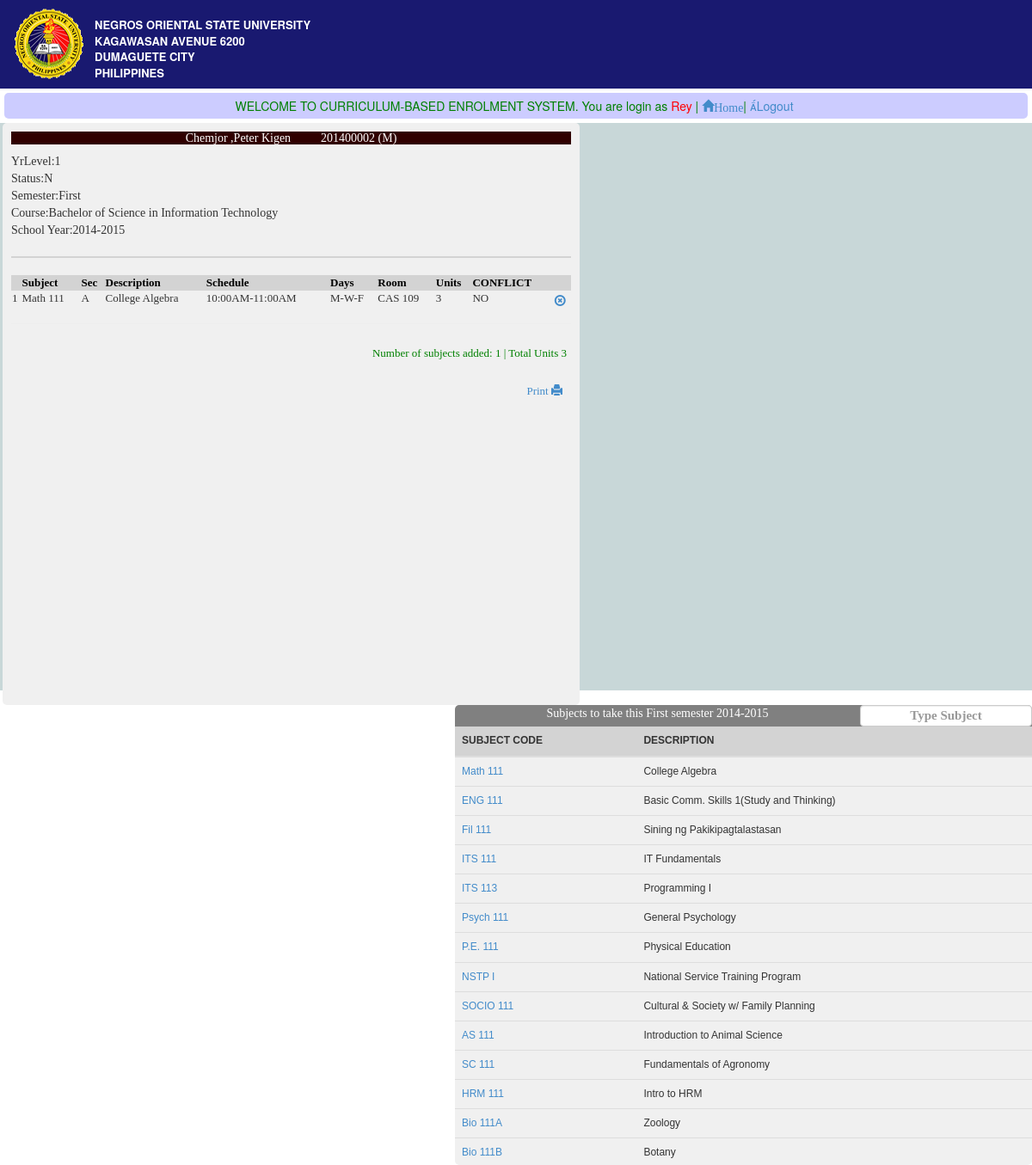
/enrol.php?id=201400002 (signed in), run on the app's committed database.
### tables this page shows
CREATE TABLE IF NOT EXISTS `stud_information` (
  `studno` bigint(10) NOT NULL AUTO_INCREMENT COMMENT '20140000',
  `fname` varchar(30) NOT NULL,
  `mname` varchar(30) NOT NULL,
  `lname` varchar(30) NOT NULL,
  `sufname` varchar(10) NOT NULL,
  `gender` char(1) NOT NULL,
  `bday` date NOT NULL,
  `bplace` varchar(30) NOT NULL,
  `course` varchar(200) NOT NULL,
  `street` varchar(30) NOT NULL,
  `barangay` varchar(30) NOT NULL,
  `town` varchar(30) NOT NULL,
  `province` varchar(30) NOT NULL,
  `country` varchar(30) NOT NULL,
  `contact` varchar(30) NOT NULL,
  `civilstatus` varchar(30) NOT NULL,
  `parent` varchar(50) NOT NULL,
  `parent_con` varchar(30) NOT NULL,
  `father` varchar(60) NOT NULL,
  `father_con` varchar(30) NOT NULL,
  `mother` varchar(60) NOT NULL,
  `mother_con` varchar(30) NOT NULL,
  `spouse` varchar(60) NOT NULL,
  `spouse_con` varchar(30) NOT NULL,
  `numboy` tinyint(3) NOT NULL,
  `numgirl` tinyint(3) NOT NULL,
  `or_num` varchar(10) NOT NULL,
  `or_date` date NOT NULL,
  `date_in` date NOT NULL,
  `user_in` varchar(10) NOT NULL,
  PRIMARY KEY (`studno`),
  UNIQUE KEY `studno` (`studno`)
);

CREATE TABLE IF NOT EXISTS `payment` (
  `id` bigint(100) NOT NULL AUTO_INCREMENT,
  `studno` int(100) NOT NULL,
  `tut_orno` int(10) NOT NULL,
  `tut_ordate` date NOT NULL,
  `tut_amount` decimal(8,2) NOT NULL,
  `mis_orno` int(10) NOT NULL,
  `mis_date` date NOT NULL,
  `mis_amount` decimal(8,2) NOT NULL,
  `course` varchar(200) NOT NULL,
  `coursecode` varchar(100) NOT NULL,
  `yrlevel` tinyint(5) NOT NULL,
  `graduating` char(3) NOT NULL,
  `scholarship` varchar(200) NOT NULL,
  `grant_amount` float NOT NULL,
  `schoolyear` varchar(100) NOT NULL,
  `semester` varchar(10) NOT NULL,
  `user_in` varchar(30) NOT NULL,
  `updated` datetime NOT NULL,
  PRIMARY KEY (`id`)
);

CREATE TABLE IF NOT EXISTS `subject_enrolled` (
  `id` int(100) NOT NULL AUTO_INCREMENT,
  `studno` int(11) NOT NULL,
  `sub_id` int(11) NOT NULL,
  `sub_code` varchar(20) NOT NULL,
  `description` varchar(100) NOT NULL,
  `sub_units` tinyint(3) NOT NULL,
  `sub_section` char(3) NOT NULL,
  `schedule` varchar(20) NOT NULL,
  `days` varchar(10) NOT NULL,
  `room` varchar(10) NOT NULL,
  `yrlevel` int(3) NOT NULL,
  `schoolyear` varchar(10) NOT NULL,
  `semester` varchar(15) NOT NULL,
  `grade` tinyint(4) NOT NULL,
  `print` tinyint(2) NOT NULL,
  `Remarks` text NOT NULL,
  PRIMARY KEY (`id`)
);

CREATE TABLE IF NOT EXISTS `curriculum` (
  `id` int(11) unsigned NOT NULL AUTO_INCREMENT,
  `sub_code` varchar(15) NOT NULL,
  `description` varchar(150) NOT NULL,
  `yrlevel` tinyint(2) NOT NULL,
  `prequisite_sub` varchar(30) NOT NULL,
  `semester` varchar(10) NOT NULL,
  `cut_off` int(3) NOT NULL,
  PRIMARY KEY (`id`)
);

### enrol.php (the view, shortened to what this page needs)
<?php include('includes/header.php');?>
<div style="text-align:center;color:green;margin:5px;padding:5px;background-color:#CCCCFF;border-radius:5px">WELCOME TO CURRICULUM-BASED ENROLMENT SYSTEM. You are login as<font color="red">
<?php echo $_SESSION['username'];?> </font>|&nbsp;<a href="home.php"><span class="glyphicon glyphicon-home">Home</span></a>|
<a href="logout.php"><span class="glyphicons glyphicon-star">Logout</span></a>&nbsp;</div>
<div id="enrolment">
<div id="pick_sub">
<?php
	$id=$_GET['id'];
	$query=mysql_query("SELECT stud_information.fname,payment.semester,stud_information.gender,stud_information.lname,stud_information.mname,payment.studno,
	payment.course,payment.coursecode,payment.yrlevel,payment.graduating,payment.schoolyear FROM stud_information
	INNER JOIN payment ON payment.studno=stud_information.studno where payment.studno='$id'
	AND stud_information.studno='$id'") or die('cannot query');
	$rows=mysql_fetch_assoc($query);
	$name=$rows['lname']."\t\t,".$rows['fname']."\t".$rows['mname']."&nbsp;&nbsp;&nbsp;&nbsp;&nbsp;&nbsp;&nbsp;&nbsp;&nbsp;&nbsp;".$rows['studno']."&nbsp;(".$rows['gender'].")";
	$course=$rows['course'];
	$grad=$rows['graduating'];
	$yrlevel=$rows['yrlevel'];
	$sem=$rows['semester'];
	$yr=$rows['schoolyear'];
	$coscode=$rows['coursecode'];
?>
<div style="background-color:#300000"><h5 style="margin-top:0px;color:white;text-align:center;font-family:Tahoma"><?php echo $name;?></h5></div>
<div>
YrLevel:<?php echo $yrlevel;?><br>
Status:<?php echo $grad;?><br>
Semester:<?php echo $sem?><br>
Course:<?php echo $course;?><br>
School Year:<?php echo $yr;?>
</div>
<hr style='border:1px solid lightgrey'>
<div id="subjects">
<div id='loadslip'>
	<?php
	$studno=$_SESSION['studno'];
	$i=1;
	$done=mysql_query("select * from subject_enrolled where studno='{$_SESSION['studno']}' order by sub_code");
	if($done)
	{
	echo "<table width='100%'><th>
	</th><th>Subject</th>
	<th>Sec</th>
	<th>Description</th>
	<th>Schedule</th>
	<th>Days</th>
	<th>Room</th>
	<th>Units</th>
	<th>CONFLICT</th>
	<th></th><tr/>";
	$conf="NO";
	$total=mysql_num_rows($done);
	while($sub=mysql_fetch_assoc($done))
		{
		$id=$sub['id'];
		echo "<td>".$i."</td><td>".$sub['sub_code']."</td><td>".$sub['sub_section']."<td>".$sub['description']."</td>
		<td>".$sub['schedule']."</td><td>".$sub['days']."</td><td>".$sub['room']."</td><td>".$sub['sub_units']."</td>
		<td>$conf</td>
		<td><a href='del_subject.php?sub=$id'><span class='glyphicon glyphicon-Remove-Circle'title='Delete'></span></a></td><tr/>";
		$i++;
		}
			echo"</table>";
			$done=mysql_query("select sum(sub_units) as units,semester,yrlevel from subject_enrolled where studno='{$_SESSION['studno']}'");
			$check=mysql_fetch_assoc($done);
			$count=$check['units'];
			echo "<hr style='border:1 solid lightgrey'>";
			echo"<div style='margin:5px' class='pull-right'> Number of subjects added: $total | Total Units $count</div><br><br>";
			$subunits=mysql_query("select * from subject_units where course_id='$coscode' AND yrlevel='$yrlevel' and semester='$sem'");
			$rows=mysql_fetch_assoc($subunits);
			if($rows['course_id']=$coscode && $rows['yrlevel']==$yrlevel && $rows['semester']==$sem)
			{
				$units=$rows['units'];
				if($count>0 && $count<=$units)
				{
					$id=$yrlevel;
					echo"<div class='pull-right' style='margin:10px'>
					<a href='print_load.php?id=$id'>Print <span class='glyphicon glyphicon-print'></span></a>
					</div>";
				}
				else
				{
					echo "<div class='alert alert-danger' style='color:darkred;text-align:center;padding:2px'>
					Required to take <b><font color='green'>$units</font></b> Units this <b><font color='green'>
					 $sem</font></b>Semester</div>";
				}
			}
}
	?>
</div>
</div>
</div>
<div id="enroling_student">
<div style="background-color:grey;color:white;height:25px">
Subjects to take this <?php echo $sem." semester ".$yr;?>
	<input  class='form-control pull-right'style='text-align:center;height:25px;font-weight:bold;width:200px;color:black' type='text' placeholder='Type Subject' id='search' name='search' />
</div>
<div id="" class="dropdown dropdown-processed">
  <div id="curriculum">
  <?php
	$get=mysql_query("select * from curriculum where yrlevel='$yrlevel' and semester='$sem'") or die(mysql_error());
	if($get)
	{
		echo "<table id='table' class='table table-stripped'>
		<thead>
		<th>SUBJECT CODE</th>
		<th>DESCRIPTION</th>
		</thead><tbody>";
		while($result=mysql_fetch_assoc($get))
		{
			$sub=$result['id'];
			echo "<tr><td class='target dropdown-link'><a href='enrol.php?id=$studno&sub=$sub''>". $result['sub_code']."</a></td>
			<td>".$result['description']."</td></tr>";
		}
	}
?>
</div>
</div>
</div>
</div>

### style/main.css (style rules this page uses)
body { margin:auto; font-family:Arial, Helvetica, sans-serif; }

### style/use.css (style rules this page uses)
#enrolment { font-family:Tahoma; background-color:#C8D7D8; height:660px; }
#search { color:#7F462C; font-size:15px; }
#enroling_student { font-family:Tahoma; text-align:center; width:671px; background-color:#F0F0F0 ; margin-left:3px; float:right; border-radius:5px; overflow-y:scroll; }
#enroling_student th { background-color:lightgrey; font-family:arial; font-size:12px; }
#enroling_student td { font-family:arial; font-size:12px; }
#subjects { height:490px; color:grey; }
#subjects th { font-size:12px; }
#pick_sub { font-family:Tahoma; width:671px; background-color:#F0F0F0 ; margin-left:3px; padding:10px; float:left; border-radius:5px; }
#pick_sub th { background-color:lightgrey; color:black; font-size:12px; font-family:arial; }
#loadslip { color:green; font-size:13px; font-family:Tahoma; }
#loadslip th { background-color:lightgrey; font-size:13px; font-family:Tahoma; }
#loadslip td { font-size:13px; font-family:Tahoma; }
#curriculum { overflow-y:scroll; height:510px; }
.target { cursor:pointer; }

### data on the page
stud_information: name "Chemjor ,Peter Kigen 201400002 (M)", payment.yrlevel "1", payment.graduating "N", payment.semester "First", payment.course "Bachelor of Science in Information Technology", payment.schoolyear "2014-2015"
subject_enrolled: sub_code "Math 111", sub_section "A", description "College Algebra", schedule "10:00AM-11:00AM", days "M-W-F", room "CAS 109", sub_units "3"
curriculum: sub_code "Math 111", description "College Algebra"
curriculum: sub_code "ENG 111", description "Basic Comm. Skills 1(Study and Thinking)"
curriculum: sub_code "Fil 111", description "Sining ng Pakikipagtalastasan"
curriculum: sub_code "ITS 111", description "IT Fundamentals"
curriculum: sub_code "ITS 113", description "Programming I"
curriculum: sub_code "Psych 111", description "General Psychology"
curriculum: sub_code "P.E. 111", description "Physical Education"
curriculum: sub_code "NSTP I", description "National Service Training Program"
curriculum: sub_code "SOCIO 111", description "Cultural & Society w/ Family Planning"
curriculum: sub_code "AS 111", description "Introduction to Animal Science"
curriculum: sub_code "SC 111", description "Fundamentals of Agronomy"
curriculum: sub_code "HRM 111", description "Intro to HRM"
curriculum: sub_code "Bio 111A", description "Zoology"
curriculum: sub_code "Bio 111B", description "Botany"

### other printed values
$_SESSION['username'] "Rey"
$total "1"
$count "3"
